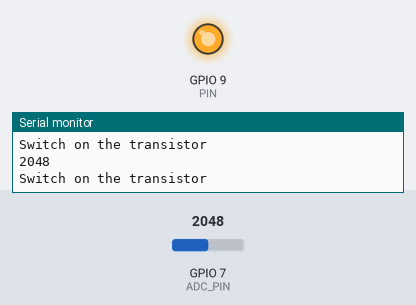
Recording of a program running on a simulated ESP32-S3. Shown: output pins drawn as LEDs (lit = HIGH), the last lines printed to the serial monitor. Inputs (shaded band) come from the test bench; at power-on: GPIO 7 (ADC_PIN) = 2048.

Above: at 1.2 s.
1.3 s: GPIO 7 (ADC_PIN) set to 2973
2.8 s: GPIO 7 (ADC_PIN) set to 3056
At 3.9 s:
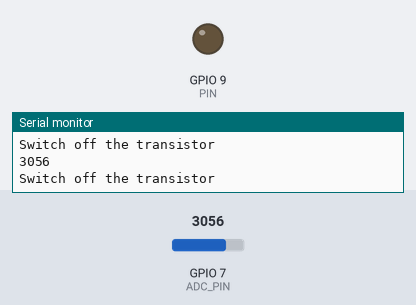
4.3 s: GPIO 7 (ADC_PIN) set to 2566
5.8 s: GPIO 7 (ADC_PIN) set to 2472
At 6.7 s:
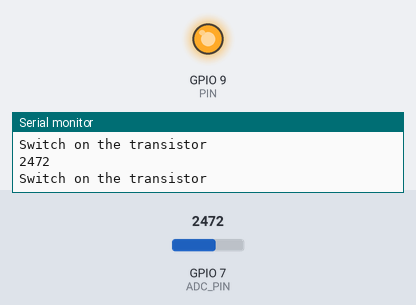
7.3 s: GPIO 7 (ADC_PIN) set to 3603
At 8.2 s:
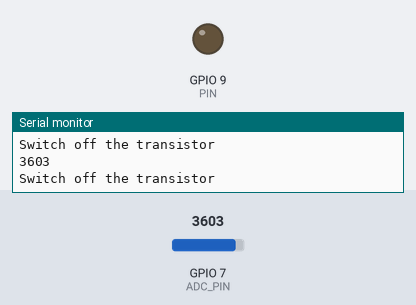
Timing chart, 0 to 9.8 s (numbered marks = the images above; inputs shaded):
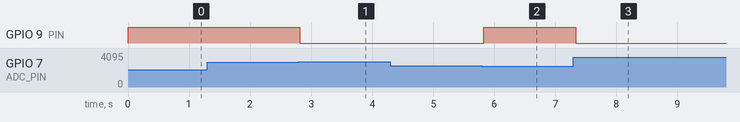

The program:

main.cpp
```cpp
#include <Arduino.h>

const int PIN = 9;
const int ADC_PIN = 7;
// night values
// const int FLOOR = 800;
// const int CEILING = 1000;
// day values
const int FLOOR = 2500;
const int CEILING = 3000;
float volts = 0.0;

void setup() {
  Serial.begin(115200);
  pinMode(PIN, OUTPUT);
  pinMode(ADC_PIN, INPUT);
  digitalWrite(PIN, LOW);
}

void loop() {
  int raw = analogRead(ADC_PIN);
  Serial.println(raw);

  if (raw < FLOOR) {
    digitalWrite(PIN, HIGH);
    Serial.println("Switch on the transistor");
  } else if (raw > CEILING) {
    digitalWrite(PIN, LOW);
    Serial.println("Switch off the transistor");
  }
  // in between: leave the output as is

  delay(50);
}
```

Measured:
- the behaviour switches between 3000 and 3001 on GPIO 7 (ADC_PIN) (found by bisection; images 0 and 1)
- the behaviour switches between 2500 and 2499 on GPIO 7 (ADC_PIN) (found by bisection; images 1 and 2)
- after the input at 2.8 s, GPIO 9 (PIN): HIGH → LOW at once
- after the input at 5.8 s, GPIO 9 (PIN): LOW → HIGH at once
- after the input at 7.3 s, GPIO 9 (PIN): HIGH → LOW at once
